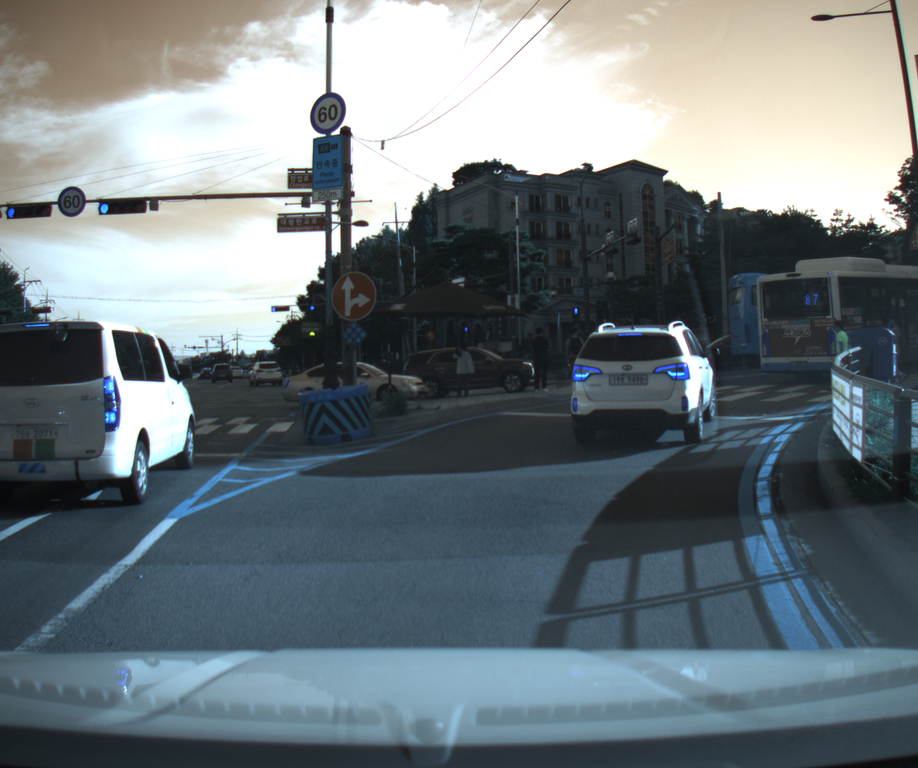
#> input picture polarize/ff.bmp, 918 x 768 px, shrunk from 1224 x 1024 before the run, found by its file name; its folder holds only this picture in this run; the run also reads 1 picture not shown here
$ python 'split이미지 4분할.py'
#> lines starting #> are read from the running program, lines starting #| are printed output that depends on the picture
import os
import cv2

path = "E:\\max distance experiment\\20231109_polar_Experiment\\rain\\person\\polarize"
file_list = os.listdir(path)
cnt = 0
for file in file_list:
    print(file, cnt)
    cnt += 1
    img = cv2.imread(path + '\\' + file, -1)
#> img is the input picture: shape (768, 918, 3); mean B, G, R 126, 121.5, 111
    height_ = img.shape[0]
#> height_ = 768
    length_ = img.shape[1]
#> length_ = 918

    new_image0 = img[0 : int(height_/2) ,0:int(length_/2)]
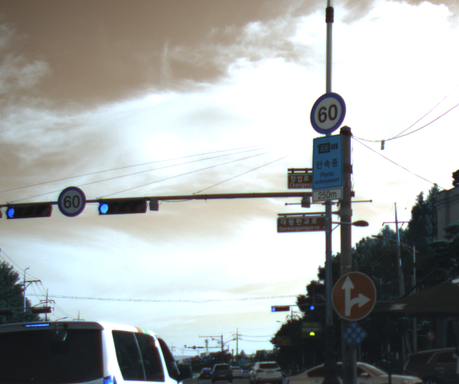
#> new_image0: shape (384, 459, 3); mean B, G, R 167.3, 168.6, 164.9
    new_image45 = img[0 : int(height_/2),int(length_/2):length_]
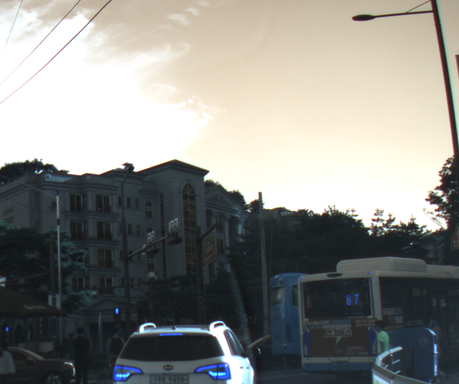
#> new_image45: shape (384, 459, 3); mean B, G, R 133.9, 138.1, 137.6
    new_image90 = img[int(height_/2) : height_ , int(length_/2):length_]
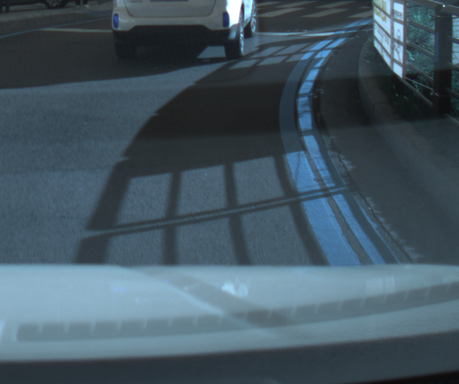
#> new_image90: shape (384, 459, 3); mean B, G, R 98.1, 86.7, 67.9
    new_image135 = img[int(height_/2) : height_ ,0:int(length_/2)]
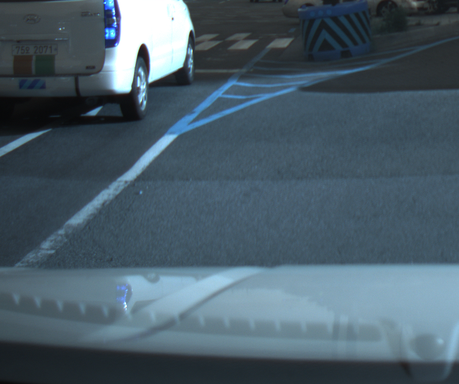
#> new_image135: shape (384, 459, 3); mean B, G, R 104.6, 92.6, 73.7
#> (the run stopped early here; a loop or call above may not have finished)
